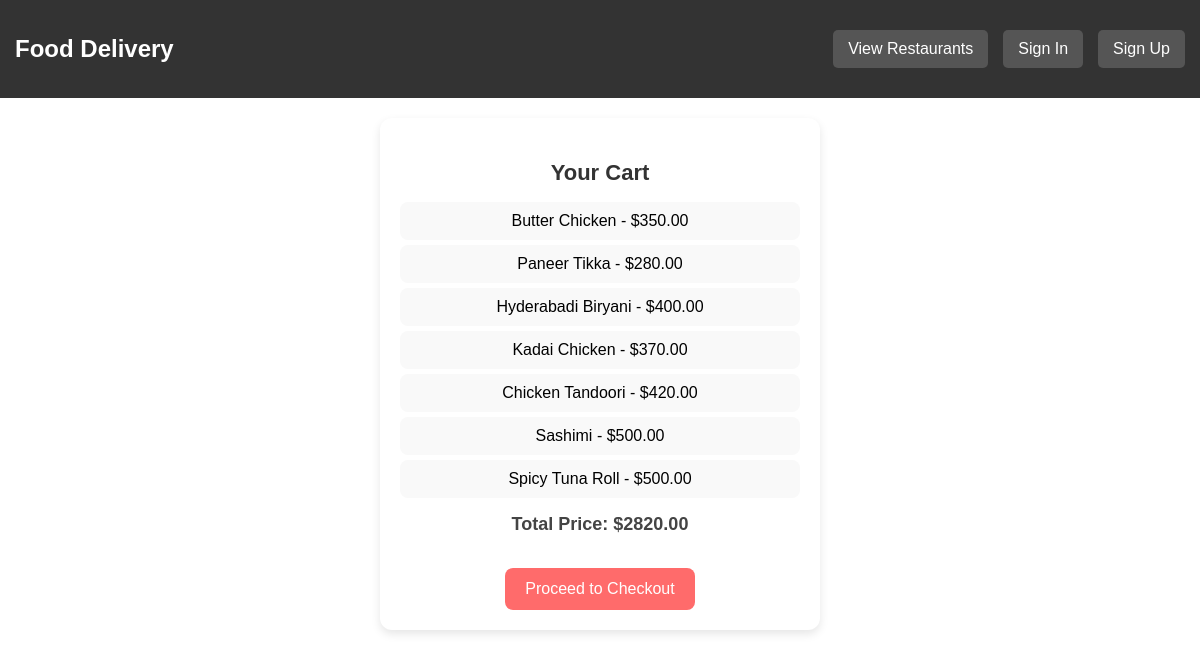
Screenshot of /show_cart/Hasina/ with the database file from the repository.
### delivery/models.py (models this page shows, shortened)
class Menu(models.Model):
     res = models.ForeignKey(
          Restaurants,
          on_delete=models.CASCADE
     )
     item_name = models.CharField(max_length=100)
     description = models.TextField(blank=True, null=True)
     price = models.DecimalField(max_digits=6,decimal_places=2)
     is_available = models.BooleanField(default=True)
     category = models.CharField(max_length=50)

### delivery/views.py (the view)
# urls.py: path('show_cart/<str:username>/',views.show_cart,name="show_cart"),
def show_cart(request, username):
    customer = Customer.objects.get(username=username)
    cart=Cart.objects.filter(customer=customer).first()
    items = cart.items.all() if cart else []
    total_price = cart.total_price() if cart else 0
    return render(request, 'delivery/show_cart.html',{'items':items, 'total_price':total_price, 'username':username})

### delivery/models.py (called while the page is built)
     def total_price(self):
          return sum(item.price for item in self.items.all())

### delivery/templates/delivery/show_cart.html (shortened to what this page needs)
<!DOCTYPE html>
<html lang="en">
  <head>
  </head>
<body>
    <nav>
      <h2 style="color: white">Food Delivery</h2>
      <div class="nav-links">
        <a href="{% url 'delivery:cusdisplay_res' username %}">View Restaurants</a>
        <a href="{% url 'delivery:sign_in' %}">Sign In</a>
        <a href="{% url 'delivery:sign_up' %}">Sign Up</a>
      </div>
    </nav>
    <div class="cart-container">
        <h3>Your Cart</h3>
        {% if items %}
        <ul>
          {% for item in items %}
          <li>{{ item.item_name }} - ${{ item.price }}</li>
          {% endfor %}
        </ul>
        <p><strong>Total Price:</strong> ${{ total_price }}</p>
        <a href="{% url 'delivery:checkout' username %}" class="checkout-btn"
          >Proceed to Checkout</a
        >
        {% else %}
        <p>Your cart is empty.</p>
        {% endif %}
      </div>
  </body>
</html>

### delivery/templates/delivery/show_cart.html (style rules this page uses)
body { font-family: 'Poppins', sans-serif; background-image: url('https://dlrvetgp71ck5.cloudfront.net/files/pfan1coi8qj.jpg'); background-size: cover; background-position: center; background-repeat: no-repeat; height: 100vh; width: 100vw; margin: 0; padding: 0; }
nav { background-color: #333; padding: 15px; display: flex; justify-content: space-between; align-items: center; }
.nav-links { display: flex; gap: 15px; }
.nav-links a { text-decoration: none; color: white; padding: 10px 15px; background-color: #555; border-radius: 5px; }
.cart-container { max-width: 400px; margin: 20px auto; padding: 20px; background: #fff; border-radius: 12px; box-shadow: 0 4px 10px rgba(0, 0, 0, 0.1); text-align: center; }
.cart-container h3 { font-size: 22px; color: #333; margin-bottom: 15px; }
.cart-container ul { list-style: none; padding: 0; }
.cart-container li { padding: 10px; margin: 5px 0; background: #f9f9f9; border-radius: 8px; font-size: 16px; }
.cart-container p { font-size: 18px; font-weight: bold; margin-top: 10px; color: #444; }
.checkout-btn { display: inline-block; padding: 12px 20px; margin-top: 15px; background: #ff6b6b; color: white; font-size: 16px; text-decoration: none; border-radius: 8px; transition: 0.3s; }

### rows the page displays
Menu: item_name "Butter Chicken", price "350.00"
Menu: item_name "Paneer Tikka", price "280.00"
Menu: item_name "Hyderabadi Biryani", price "400.00"
Menu: item_name "Kadai Chicken", price "370.00"
Menu: item_name "Chicken Tandoori", price "420.00"
Menu: item_name "Sashimi", price "500.00"
Menu: item_name "Spicy Tuna Roll", price "500.00"

### other values shown
{{ total_price }} "2820.00"
